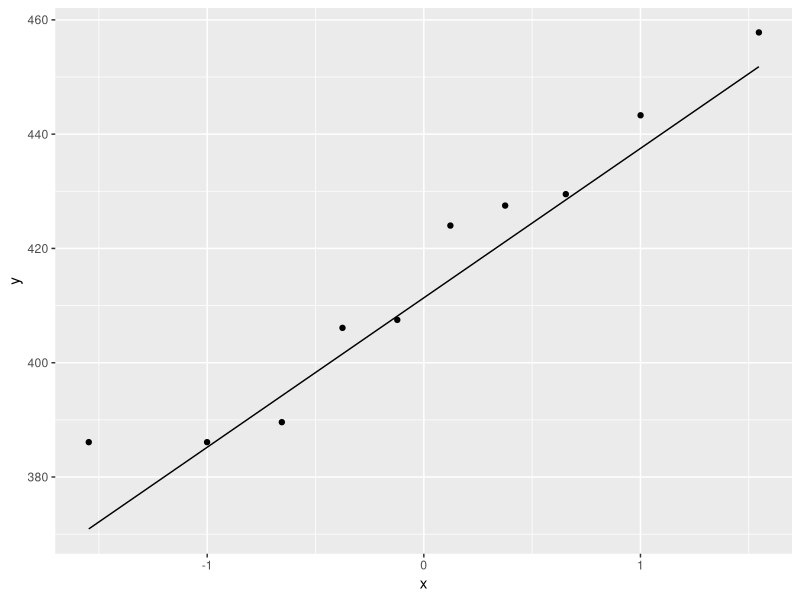
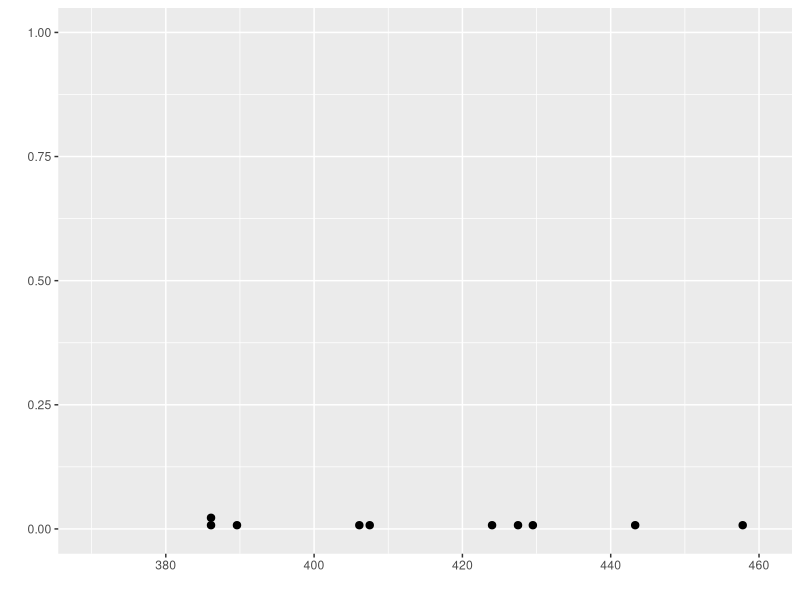
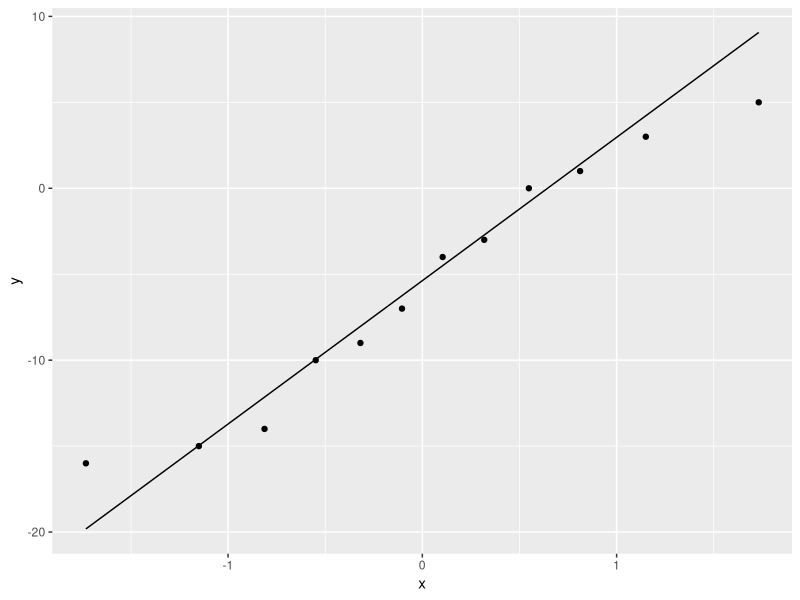
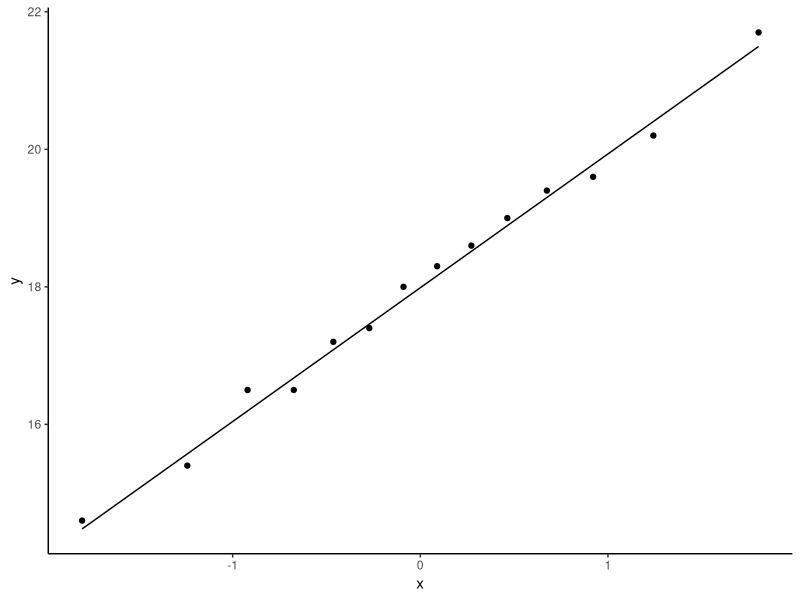
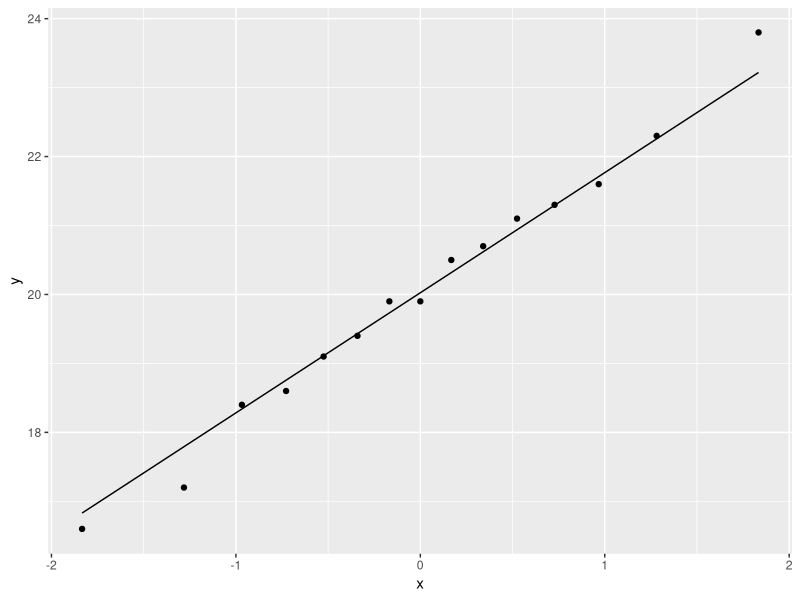
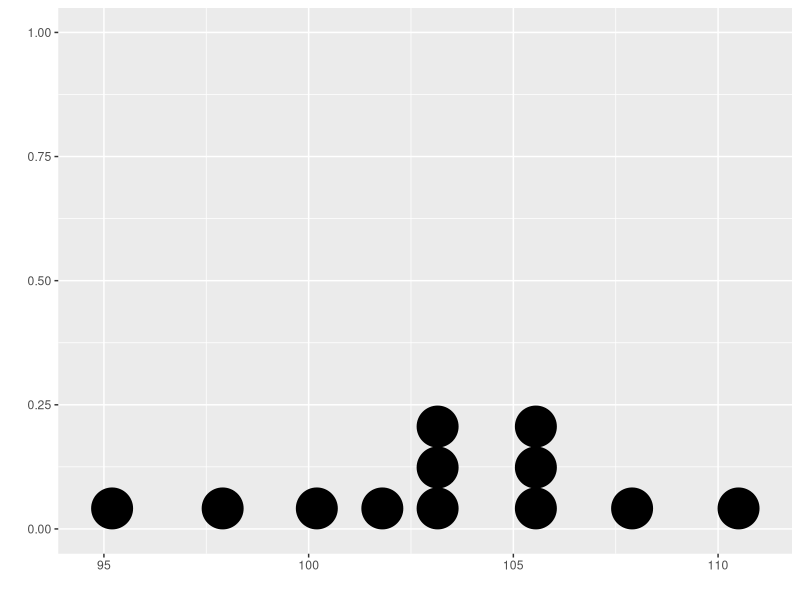
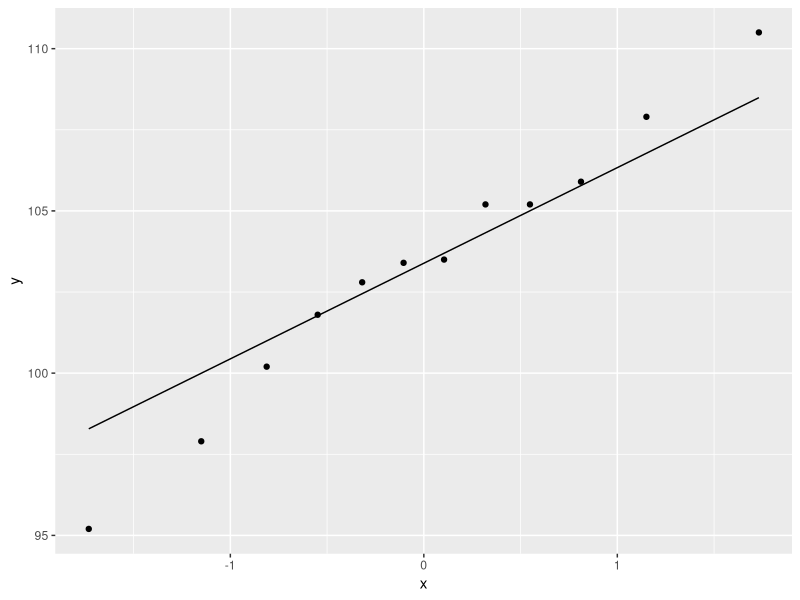
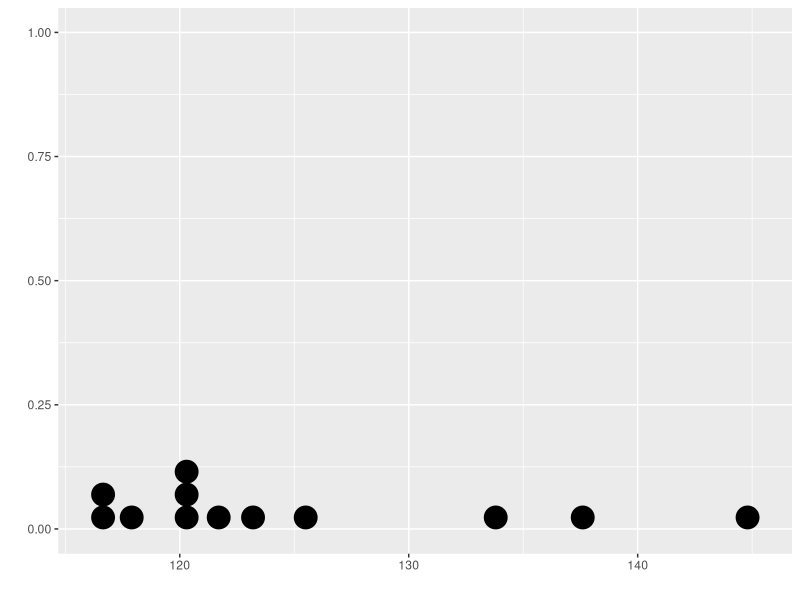

Generate these figures, in order, with R:
## ---- chunk 1
knitr::opts_chunk$set(echo = TRUE)

## ---- chunk 2
library(tidyverse)
## ---- chunk 3
## coin tossing example. 10 throws. Count n. heads, repeat 20 times.
## Assume normal distribution with mean 5 and SD mean/3.5


set.seed(123) # ensure random sampling will give same values every time with this seed.
minVal <- 0 # set min value
maxVal <- 10 # set max value
mn <- (maxVal - minVal)/2 # average
# Generate 20 numbers (mostly) from min to max
x <- rnorm(20, mean = mn, sd = mn/3.5)
# Change the out-of-bounds generated values to min o max value
x <- pmax(minVal, x)
x <- pmin(maxVal, x)
# round all values as coin tossing produces integers (number of heads out of 10 throws)
x <- round(x)
x

## ---- chunk 4
instance =c(1:10)
time = c(386.1, 386.1, 389.6, 406.1, 407.5, 424.0, 427.5, 429.5, 443.3, 457.8 )
swTimes <- data.frame(instance , time)
## ---- chunk 5

p <- ggplot(swTimes, aes(sample = time)) 
p <- p + stat_qq() 
p <- p + stat_qq_line( )
p

## ---- chunk 6

shapiro.test(swTimes$time)
## ---- chunk 7
p <- ggplot(swTimes, aes(x= time)) 
p <- p+ geom_dotplot( binwidth=1 )   
p <- p + labs( x="",y="")
p <- p + xlim(370,460) 
p
## ---- chunk 8

# number of instances of data
n <- length(swTimes$time)

# Confidence and significance
confidence <- 0.95
significance <- 1- confidence
# two-tailed so half
halfSignificance <- significance/2
a <- 1 - halfSignificance

# degrees of freedom
dfTimes <- n - 1

# finding t-value
# function qt returns required value for t
t <- qt(a, dfTimes)
t

## ---- chunk 9

#standard deviation for times data
sdTimes <- sd(swTimes$time)

# margin of error
error <- t*sdTimes/sqrt(n)
error
## ---- chunk 10
# mean value
meanTimes <- mean(swTimes$time)
meanTimes

# Lower and upper limits
lowerlimit <- meanTimes - error
upperlimit <- meanTimes + error

# confidence interval
CI <- paste("Confidence interval is (", lowerlimit, ", ",  upperlimit, ")")
CI
## ---- chunk 11
t.test(swTimes$time, alternative = "two.sided", paired=F, mu= 400, conf.level=0.9)
## ---- chunk 12
engines <- read.csv("engineData.csv", header = T, stringsAsFactors = T)
## ---- chunk 13
p <- ggplot(engines, aes(sample = Difference)) 
p <- p + stat_qq() 
p<- p + stat_qq_line( )
p
## ---- chunk 14
shapiro.test(engines$Difference)
## ---- chunk 15
t.test(x=engines$Search.engine.A, y=engines$Search.engine.B , alternative = "two.sided", paired=T, mu= 0, conf.level=0.95)
## ---- chunk 16
Job.1 <- c(17.2,18.3,17.4,19.6,19,14.6,18.6,16.5,15.4,20.2,18,16.5,21.7,19.4,NA)
Job.2 <- c(17.2,19.9,21.6,21.1,19.1,18.4,22.3,19.9,21.3,18.6,19.4,16.6,20.7,23.8,20.5)
jobs <- data.frame(Job.1, Job.2) 

# jobs <- read.csv("jobs.csv", header=T, stringsAsFactors=T)
## ---- chunk 17
p <- ggplot(jobs, aes(sample = Job.1)) 
p <- p + stat_qq() 
p <- p + stat_qq_line()
p <- p+  theme_classic() 
p
## ---- chunk 18
p <- ggplot(jobs, aes(sample = Job.2)) 
p <- p + stat_qq() 
p<- p+ stat_qq_line()
p
## ---- chunk 19
shapiro.test(jobs$Job.1)
## ---- chunk 20
shapiro.test(jobs$Job.2)
## ---- chunk 21
t.test(jobs$Job.1, y=jobs$Job.2 , alternative = "two.sided", paired=F, var.equal= T, mu= 0, conf.level=0.99)
## ---- chunk 22
classmateTimes <- data.frame(time = c(95.2, 103.5, 105.2, 105.2, 103.4, 102.8, 101.8, 97.9, 107.9	, 105.9, 110.5, 100.2))
## ---- chunk 23
# number of instances of data
n <- length(classmateTimes$time)

# Confidence and significance values (at 95% and 99%)
confidence1 <- 0.95
confidence2 <- 0.99
significance1 <- 1- confidence1
significance2 <- 1- confidence2

halfSignificance1 <- significance1/2
a <- 1 - halfSignificance1
halfSignificance2 <- significance2/2
b <- 1 - halfSignificance2

# degrees of freedom
dfTimes <- n - 1

# finding t-values
t1 <- qt(a, dfTimes)
t2 <- qt(b, dfTimes)

#standard deviation 
sdTimes <- sd(classmateTimes$time)

# margin of error at 95% confidence
error1 <- t1*sdTimes/sqrt(n)
# margin of error at 99% confidence
error2 <- t2*sdTimes/sqrt(n)

# mean value
meanTimes <- mean(classmateTimes$time)

# Lower and upper limits at 95% confidence
lowerlimit1 <- meanTimes - error1
upperlimit1 <- meanTimes + error1
# Lower and upper limits at 99% confidence
lowerlimit2 <- meanTimes - error2
upperlimit2 <- meanTimes + error2

# confidence intervals
CI95 <- paste("Confidence interval at 95% confidence is (", lowerlimit1, ", ",  upperlimit1, ")")
CI99 <- paste("Confidence interval at 99% confidence is (", lowerlimit2, ", ",  upperlimit2, ")")
# Outputting the confidence intervals
CI95
CI99
## ---- chunk 24
p <- ggplot(classmateTimes, aes(x= time)) 
p <- p+ geom_dotplot( binwidth=1 )   
p <- p + labs( x="",y="")
#p <- p + xlim(370,460) 
p
## ---- chunk 25
p <- ggplot(classmateTimes, aes(sample = time)) 
p <- p + stat_qq() 
p <- p + stat_qq_line( )
p
## ---- chunk 26
shapiro.test(classmateTimes$time)
## ---- chunk 27
t.test(classmateTimes$time, alternative = "two.sided", paired=F, mu= 100, conf.level=0.95)
## ---- chunk 28
t.test(classmateTimes$time, alternative = "two.sided", paired=F, mu= 100, conf.level=0.99)
## ---- chunk 29
fellowTimes <- data.frame(time=c(117.0, 116.3,117.9, 120.0, 125.5, 144.8, 120.6, 120.4, 137.6, 121.7, 123.2, 133.8))
## ---- chunk 30
# number of instances of data
n <- length(fellowTimes$time)

# Confidence and significance values (at 95% and 99%)
confidence1 <- 0.95
confidence2 <- 0.99
significance1 <- 1- confidence1
significance2 <- 1- confidence2

halfSignificance1 <- significance1/2
a <- 1 - halfSignificance1
halfSignificance2 <- significance2/2
b <- 1 - halfSignificance2

# degrees of freedom
dfTimes <- n - 1

# finding t-values
t1 <- qt(a, dfTimes)
t2 <- qt(b, dfTimes)

#standard deviation 
sdTimes <- sd(fellowTimes$time)

# margin of error at 95% confidence
error1 <- t1*sdTimes/sqrt(n)
# margin of error at 99% confidence
error2 <- t2*sdTimes/sqrt(n)

# mean value
meanTimes <- mean(fellowTimes$time)

# Lower and upper limits at 95% confidence
lowerlimit1 <- meanTimes - error1
upperlimit1 <- meanTimes + error1
# Lower and upper limits at 99% confidence
lowerlimit2 <- meanTimes - error2
upperlimit2 <- meanTimes + error2

# confidence interval
CI95 <- paste("Confidence interval at 95% confidence is (", lowerlimit1, ", ",  upperlimit1, ")")
CI99 <- paste("Confidence interval at 99% confidence is (", lowerlimit2, ", ",  upperlimit2, ")")
# outputting values
CI95
CI99

## ---- chunk 31
p <- ggplot(fellowTimes, aes(x= time)) 
p <- p+ geom_dotplot( binwidth=1 )   
p <- p + labs( x="",y="")
p
## ---- chunk 32
p <- ggplot(fellowTimes, aes(sample = time)) 
p <- p + stat_qq() 
p <- p + stat_qq_line( )
p
## ---- chunk 33
shapiro.test(fellowTimes$time)
## ---- chunk 34
Week <- c(1:8)
Aberdeen <- c(7820, 6400, 8150, 7360, 7210, 8460, 6770, 7900)
Dundee <- c(6770, 6740, 7290, 7020, 7280, 7950, 6490, 7330)
profits <- data.frame(Week, Aberdeen, Dundee)
## ---- chunk 35
p <- ggplot(profits, aes(x= Aberdeen)) 
p <- p+ geom_dotplot( binwidth=50)   
p <- p + labs( x="",y="")
p
## ---- chunk 36
p <- ggplot(profits, aes(x= Dundee)) 
p <- p+ geom_dotplot( binwidth=50)   
p <- p + labs( x="",y="")
p
## ---- chunk 37
p <- ggplot(profits, aes(sample = Aberdeen)) 
p <- p + stat_qq() 
p <- p + stat_qq_line( )
p
## ---- chunk 38
p <- ggplot(profits, aes(sample = Dundee)) 
p <- p + stat_qq() 
p <- p + stat_qq_line( )
p
## ---- chunk 39
shapiro.test(profits$Aberdeen)
## ---- chunk 40
shapiro.test(profits$Dundee)
## ---- chunk 41
t.test(x=profits$Aberdeen, y=profits$Dundee , alternative = "two.sided", paired=T, mu= 0, conf.level=0.95)
## ---- chunk 42
profits$difference <- profits$Aberdeen - profits$Dundee
shapiro.test(profits$difference)
## ---- chunk 43
Recall.A <- c(71.5, 54.5, 70.2, 65.0, 83.9, 47.9, 49.1, 63.4, 64.2, 57.3, 61.7, 69.6, 75.8)
Recall.B <- c(59.9, 94.4, 67.0, 73.8, 83.3, 76.9, 70.4, 90.7, 75.8, 84.4, 74.7, 74.2, 64.5)
recallIndexing <-data.frame(Recall.A, Recall.B)
## ---- chunk 44
shapiro.test(recallIndexing$Recall.A)
## ---- chunk 45
shapiro.test(recallIndexing$Recall.B)
## ---- chunk 46
t.test(x=recallIndexing$Recall.A, y=recallIndexing$Recall.B , alternative = "two.sided", paired=F, var.equal= T, mu= 0, conf.level=0.99)
